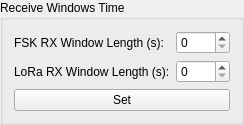
             <widget class="QGroupBox" name="groupBox_12">
              <property name="title">
               <string>Receive Windows Time</string>
              </property>
              <layout class="QGridLayout" name="gridLayout_11">
               <item row="1" column="0">
                <widget class="QLabel" name="label_16">
                 <property name="text">
                  <string>FSK RX Window Length (s):</string>
                 </property>
                </widget>
               </item>
               <item row="2" column="0">
                <widget class="QLabel" name="label_14">
                 <property name="text">
                  <string>LoRa RX Window Length (s):</string>
                 </property>
                </widget>
               </item>
               <item row="3" column="0" colspan="2">
                <widget class="QPushButton" name="SatelliteConfig_ReceiveWindow_SetButton">
                 <property name="text">
                  <string>Set</string>
                 </property>
                </widget>
               </item>
               <item row="1" column="1">
                <widget class="QSpinBox" name="SatelliteConfig_ReceiveWindow_FSKRXLength_SpinBox">
                 <property name="maximum">
                  <number>2048</number>
                 </property>
                </widget>
               </item>
               <item row="2" column="1">
                <widget class="QSpinBox" name="SatelliteConfig_ReceiveWindow_LoraRXLength_SpinBox">
                 <property name="maximum">
                  <number>2048</number>
                 </property>
                </widget>
               </item>
              </layout>
             </widget>
